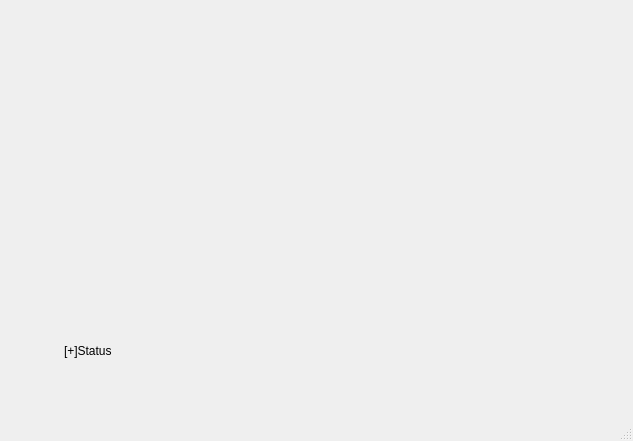
<?xml version="1.0" encoding="UTF-8"?>
<ui version="4.0">
 <class>DatabaseConnector</class>
 <widget class="QMainWindow" name="DatabaseConnector">
  <property name="geometry">
   <rect>
    <x>0</x>
    <y>0</y>
    <width>633</width>
    <height>441</height>
   </rect>
  </property>
  <property name="windowTitle">
   <string>Login</string>
  </property>
  <widget class="QWidget" name="centralwidget">
   <widget class="QLabel" name="label">
    <property name="geometry">
     <rect>
      <x>64</x>
      <y>315</y>
      <width>161</width>
      <height>71</height>
     </rect>
    </property>
    <property name="text">
     <string>[+]Status</string>
    </property>
   </widget>
  </widget>
  <widget class="QMenuBar" name="menubar">
   <property name="geometry">
    <rect>
     <x>0</x>
     <y>0</y>
     <width>633</width>
     <height>26</height>
    </rect>
   </property>
  </widget>
  <widget class="QStatusBar" name="statusbar"/>
 </widget>
 <resources/>
 <connections/>
</ui>
